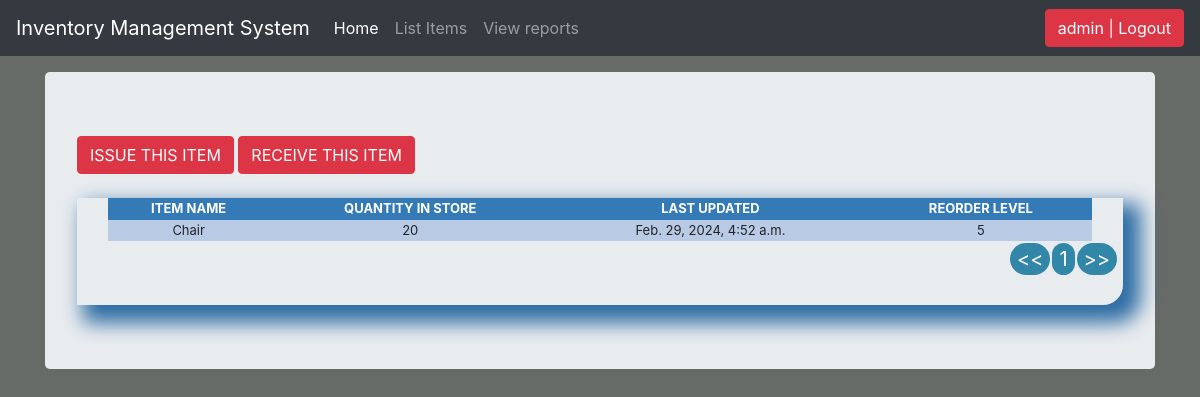
The app's page /stock_detail/2 (signed in) with its own data.
### ims/models.py (models this page shows, shortened)
class Stock(models.Model):
    category = models.ForeignKey(
        Category, on_delete=models.CASCADE, blank=True)
    item_name = models.CharField(max_length=50, blank=True, null=True)
    quantity = models.IntegerField(default="0", blank=True, null=True)
    receive_quantity = models.IntegerField(default="0", blank=True, null=True)
    receive_by = models.CharField(max_length=50, blank=True, null=True)
    issue_quantity = models.IntegerField(default="0", blank=True, null=True)
    issue_by = models.CharField(max_length=50, blank=True, null=True)
    issue_to = models.CharField(max_length=50, blank=True, null=True)
    phone_number = models.CharField(max_length=50, blank=True, null=True)
    created_by = models.CharField(max_length=50, blank=True, null=True)
    reorder_level = models.IntegerField(default="0", blank=True, null=True)
    last_updated = models.DateTimeField(auto_now_add=False, auto_now=True)
    timestamp = models.DateTimeField(auto_now_add=True, auto_now=False)

### ims/views.py (the view)
# urls.py: path('stock_detail/<str:pk>', stock_detail, name="stock_detail"),
@login_required
def stock_detail(request, pk):
    queryset = Stock.objects.get(id=pk)
    context = {
        "queryset": queryset,
    }
    return render(request, "stock_detail.html", context)

### ims/templates/stock_detail.html (shortened to what this page needs)
{% load static %} {% load crispy_forms_tags %}
<!DOCTYPE html>
<html lang="en">
  <head>
    <link
      rel="stylesheet"
      href="{% static 'js/jquery-ui-1.13.2/jquery-ui.min.css' %}"
    />
    <link
      rel="stylesheet"
      href="{% static 'js/jquery-ui-1.13.2/jquery-ui.structure.min.css' %}"
    />
    <link
      rel="stylesheet"
      href="{% static 'js/jquery-ui-1.13.2/jquery-ui.theme.min.css' %}"
    />
    <link rel="stylesheet" href="{% static 'css/bootstrap.min.css' %}" />
    <link rel="stylesheet" href="{% static 'css/styles.css' %}" />
    <link rel="stylesheet" href="{% static 'js/nprogress/nprogress.css' %}" />
    <link rel="stylesheet" href="{% static 'css/navbar-top-fixed.css' %}" />
  </head>
  <body>
    {% include 'navbar.html' %}
    <main role="main" class="container">
      <div class="jumbotron">
        <a href="{% url 'issue_items' queryset.id %}" class="btn btn-danger"
          ><div>ISSUE THIS ITEM</div></a
        >
        <a href="{% url 'receive_items' queryset.id %}" class="btn btn-danger"
          ><div>RECEIVE THIS ITEM</div>
        </a>
        <br />
        <br />
        <div class="display-table">
          <table>
            <thead>
              <tr>
                <th>ITEM NAME</th>
                <th>QUANTITY IN STORE</th>
                <th>LAST UPDATED</th>
                <th>REORDER LEVEL</th>
              </tr>
            </thead>
            <tr>
              <td>{{queryset.item_name}}</td>
              <td>{{queryset.quantity}}</td>
              <td>{{queryset.last_updated}}</td>
              <td>{{queryset.reorder_level}}</td>
            </tr>
          </table>
        </div>
      </div>
    </main>
  </body>
</html>

### ims/templates/navbar.html (shortened to what this page needs)
<nav class="navbar navbar-expand-md navbar-dark fixed-top bg-dark">
  <a class="navbar-brand" href="#">Inventory Management System</a>
  <div class="collapse navbar-collapse" id="navbarCollapse">
    <ul class="navbar-nav mr-auto">
      <li class="nav-item active">
        <a class="nav-link" href="/"
          >Home <span class="sr-only">(current)</span></a
        >
      </li>
      {% if request.user.is_authenticated %}
      <li class="nav-item">
        <a class="nav-link" href="/list_items">List Items</a>
      </li>
      <li class="nav-item">
        <a class="nav-link" href="/combined_reports">View reports</a>
      </li>
      {% endif %}
    </ul>
    <ul class="navbar-nav">
      {% if request.user.is_authenticated %}
      <li>
        <a href="/accounts/logout">
          <li><button class="btn btn-danger">{{user}} | Logout</button></li>
        </a>
      </li>
      {% else %}
      <li>
        <a href="/accounts/login">Login</a>
      </li>
      {% endif %}
    </ul>
  </div>
</nav>

### ims/static/css/styles.css (style rules this page uses)
body { background-color: #666b68; width: 100vw; }
.container { width: 100vw; }
table { font-size: 13px; text-align: center; margin: auto; width: 95%; }
table tr:nth-child(odd) { background: #B8CAE4; }
th { background-color: #337ab7; color: white; }
.display-table { border-bottom-right-radius: 20px; padding-left: 5px; padding-right: 5px; padding-bottom: 20px; box-shadow: 12px 12px 20px 6px #2e6da4; }

### ims/static/css/navbar-top-fixed.css (style rules this page uses)
body { min-height: 75rem; padding-top: 4.5rem; }

### records on screen
Stock: item_name "Chair", quantity "20", last_updated "Feb. 29, 2024, 4:52 a.m.", reorder_level "5"

### other values on screen
{{ user }} "admin"
